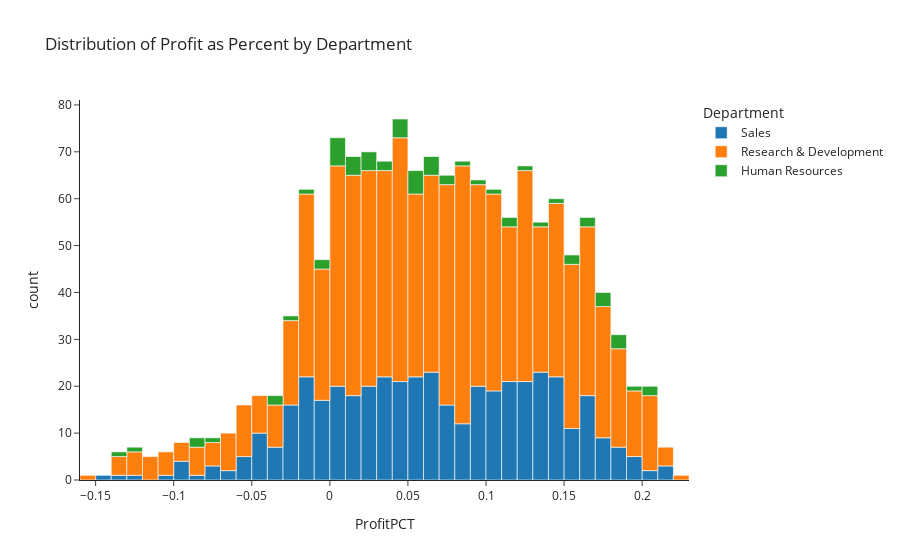

Notebook cell for this chart:
### Code cell
# avg profit across department 
# monthly rate - monthly income = firm's monthly profit
avg_profit = df[['Department','JobRole','MonthlyIncome','MonthlyRate','Attrition','Gender']]
avg_profit['MonthlyProfit'] = avg_profit.apply(lambda x: x['MonthlyRate'] - x['MonthlyIncome'],axis=1)
avg_profit['ProfitPCT'] = avg_profit.apply(lambda x: (x['MonthlyProfit'] / sum(avg_profit['MonthlyProfit']))*100, axis=1)
# plot the data
fig=px.histogram(avg_profit,x=avg_profit['ProfitPCT'],color='Department',title='Distribution of Profit as Percent by Department')
fig.show()

### Figure 1 — Plotly figure (JSON) as saved in the notebook; plotly's stock layout.template omitted (floating-point values rounded to 4 significant figures; data arrays with more than 128 entries replaced by an {"elided": "..."} marker saying what was removed)
{"data": [{"alignmentgroup": "True", "bingroup": "x", "hovertemplate": "Department=Sales<br>ProfitPCT=%{x}<br>count=%{y}<extra></extra>", "legendgroup": "Sales", "marker": {"color": "#1F77B4", "pattern": {"shape": ""}}, "name": "Sales", "offsetgroup": "Sales", "orientation": "v", "showlegend": true, "type": "histogram", "x": {"elided": "446 float values"}, "xaxis": "x", "yaxis": "y"}, {"alignmentgroup": "True", "bingroup": "x", "hovertemplate": "Department=Research & Development<br>ProfitPCT=%{x}<br>count=%{y}<extra></extra>", "legendgroup": "Research & Development", "marker": {"color": "#FF7F0E", "pattern": {"shape": ""}}, "name": "Research & Development", "offsetgroup": "Research & Development", "orientation": "v", "showlegend": true, "type": "histogram", "x": {"elided": "961 float values"}, "xaxis": "x", "yaxis": "y"}, {"alignmentgroup": "True", "bingroup": "x", "hovertemplate": "Department=Human Resources<br>ProfitPCT=%{x}<br>count=%{y}<extra></extra>", "legendgroup": "Human Resources", "marker": {"color": "#2CA02C", "pattern": {"shape": ""}}, "name": "Human Resources", "offsetgroup": "Human Resources", "orientation": "v", "showlegend": true, "type": "histogram", "x": [0.04707, 0.1879, 0.02681, -0.03011, 0.05203, 0.0665, 0.2037, 0.0994, 0.1857, 0.1383, 0.01379, 0.1748, -0.08885, 0.1821, -0.03481, -0.08954, 0.003249, 0.1078, 0.2037, -0.01301, 0.1657, 0.05481, 0.02252, 0.1775, 0.05349, -0.07104, 0.02752, 0.02426, 0.04206, 0.05736, 0.1511, 0.1701, -0.1367, 0.03103, -0.001594, 0.01551, 0.196, 0.002874, 0.1164, 0.008222, 0.0761, -0.1258, 0.04146, 0.008466, 0.08736, 0.1251, -0.02753, -0.0004181, 0.06578, 0.01301, 0.07631, 0.03952, 0.04129, 0.1615, 0.00716, 0.06783, 0.11, 0.002935, 0.1454, 0.01945, 0.05378, 0.1521, 0.06798], "xaxis": "x", "yaxis": "y"}], "layout": {"barmode": "relative", "legend": {"title": {"text": "Department"}, "tracegroupgap": 0}, "title": {"text": "Distribution of Profit as Percent by Department"}, "xaxis": {"anchor": "y", "domain": [0, 1], "title": {"text": "ProfitPCT"}}, "yaxis": {"anchor": "x", "domain": [0, 1], "title": {"text": "count"}}}}
